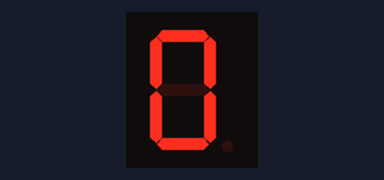
This sketch was run on a simulated Arduino Uno, built with avr-gcc and run on an emulated ATmega328P. On the bench: 1-digit seven-segment display. Wiring (inferred from the names in the program): 1-digit 7-segment display, segments lit when HIGH: segments pin 2, pin 3, pin 4, pin 5, pin 6, pin 7, pin 8. The segment pins are drawn as the display they are named for.

Above: at 0.1 s.
At 1.6 s:
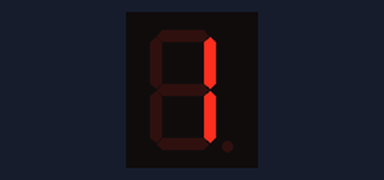
At 3.1 s:
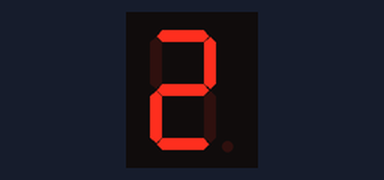
At 6.1 s:
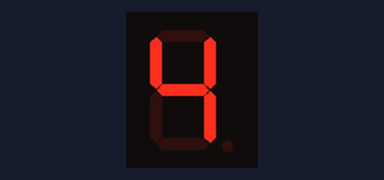
At 9.1 s:
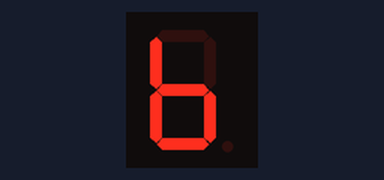
At 13.6 s:
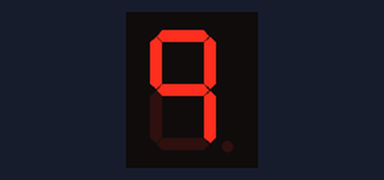

The sketch:

06b_Sete_Seguimentos.ino
```cpp
/*
    Display 7 seguimentos, contagem regressiva de 0 à 9.
    No Arduino podemos representar os números em binário iniciando seu valor com B
    Exemplo (Display 7 seguimentos):
    B,PONTO,SEG_G,SEG_F,SEG_E,SEG_D,SEG_C,SEG_B,SEG_A
    B   0     0     0     0     0     0     0     0
*/

// #define => Constante
#define SEG_A 2 // definir pino "2" Arduino (apelidar de SEG_A)
#define SEG_B 3 // definir pino "3" Arduino (apelidar de SEG_B)
#define SEG_C 4 // definir pino "4" Arduino (apelidar de SEG_C)
#define SEG_D 5 // definir pino "5" Arduino (apelidar de SEG_D)
#define SEG_E 6 // definir pino "6" Arduino (apelidar de SEG_E)
#define SEG_F 7 // definir pino "7" Arduino (apelidar de SEG_F)
#define SEG_G 8 // definir pino "8" Arduino (apelidar de SEG_G)
#define PONTO 9 // definir pino "9" Arduino (apelidar de PONTO)

// lista de números binários de 0 à 9 (tipo int)
int mapaDisplay[] = {
  B00111111, B00000110, B01011011, B01001111,
  B01100110, B01101101, B01111100, B00000111,
  B01111111, B01100111
};

// função mostra número
void mostrarNumero(int numero) {

  int mapa = mapaDisplay[numero];
  int bitAtual = B00000001;

  // Testa e (acender pino 2 à 8 Arduino)
  for (int i = 2; i <= 8; i++) {
    int acender = mapa & bitAtual; //(CALCULO PARA TESTE)
    digitalWrite(i, acender); // acender pino (SIM ou NÃO)
    bitAtual = bitAtual << 1; // desloca digito "1" para esquerda (NOVO TESTE)
  }

  /*
    (CALCULO PARA TESTE)
    B00000110 <= mapa
  & B00000001 <= bitAtual
    ---------
    B00000000 = 0 em decimal

  	(NOVO TESTE)
    B00000110 <= mapa
  & B00000010 <= bitAtual
    ---------
    B00000010 = 1 em decimal
  */
}

void setup(){
  pinMode(SEG_A, OUTPUT); // pino(porta, saída)
  pinMode(SEG_B, OUTPUT); // pino(porta, saída)
  pinMode(SEG_C, OUTPUT); // pino(porta, saída)
  pinMode(SEG_D, OUTPUT); // pino(porta, saída)
  pinMode(SEG_E, OUTPUT); // pino(porta, saída)
  pinMode(SEG_F, OUTPUT); // pino(porta, saída)
  pinMode(SEG_G, OUTPUT); // pino(porta, saída)
  // mostrarNumero(7); // (teste direto)
}

void loop(){
  for (int i = 0; i <= 9; i++) {
  	mostrarNumero(i);
  	delay(1500);
  }
}
```

TESTE01.cpp
```cpp
#include <Arduino.h>
```

TESTE02.cpp
```cpp
#include <Arduino.h> 
```

TESTE03.cpp
```cpp
#include <Arduino.h>
```

Measured:
- by itself, everything shown: repeats every 15.0 s, in 10 steps
- what the display in image 1 shows lasts 1.5 s, from 1.5 s to 3.0 s
